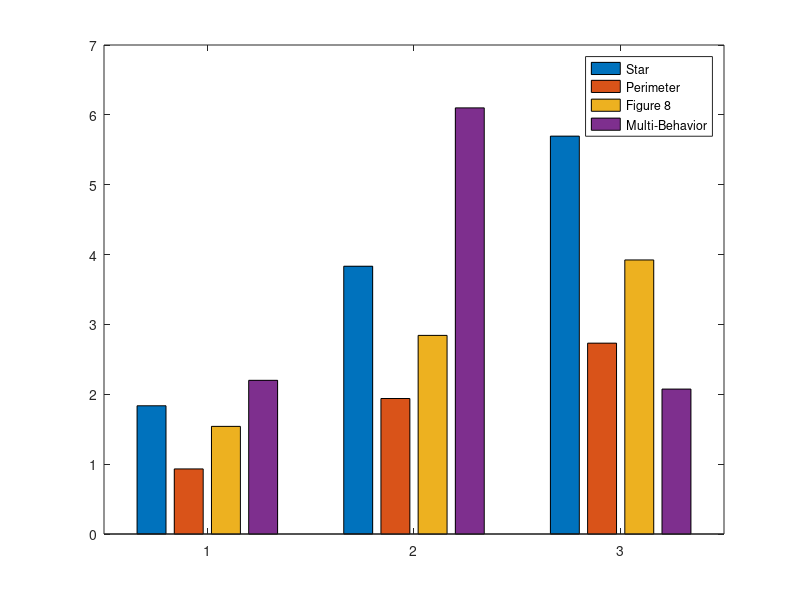

Source code (MATLAB): (Note: this script raises an error after producing the figure.)
clear all
close all

%---------------------------------------------------------------------%
% Code for plotting PEARL path following and power usage statistics. 
% 
% Statistics variables were calculated for various waypoint missions
% using the PEARL_waypoint_stats.m script. Does not need any log 
% files to run.
%---------------------------------------------------------------------%

%% Path Following Statistics Variables
%Total path length
path_length = [239.7 238.5 177.1 1330.4];

%Root mean square error statistics
rmse_mean = [1.8357 0.93154 1.5407 2.2];
rmse_std = [0.28842 0.30921 0.23041 0];
rmse_std_low = -rmse_std;
rmse_std_high = rmse_std;

%Max deviation from ideal path statistics
dev_mean = [3.8332 1.9396 2.8432 6.1];
dev_std = [0.67582 0.39587 0.36799 0];
dev_std_low = -dev_std;
dev_std_high = dev_std;

%Path length difference statistics
dist_mean = [13.6519 6.5158 6.9476 9.2*3]./path_length*100;
dist_std = [6.691 2.4787 4.1784 0];
dist_std_low = -dist_std;
dist_std_high = dist_std;

%Averages and high/low errors for plotting
path_means = [rmse_mean; dev_mean; dist_mean];
path_err_low = [rmse_std_low; dev_std_low; dist_std_low];
path_err_high = [rmse_std_high; dev_std_high; dist_std_high];

%% Power Usage Statistics Variables
%Energy generated statistics
e_used_mean = [2.38 2.72 2.32 1.98];
e_used_std = [0.0321 0.3164 0.1573 0];
e_used_std_low = -e_used_std;
e_used_std_high = e_used_std;

%Energy generated statistics
e_gen_mean = [2.42 1.77 0.88 1.14];
e_gen_std = [0.3564 0.36 0.3217 0];
e_gen_std_low = -e_gen_std;
e_gen_std_high = e_gen_std;

%Change in battery state of charge over the course of the mission
dBatt_mean = [0.01 -0.85 -1.39 -10.25];
dBatt_std = [0.3761 0.1465 0.1903 0];
dBatt_std_low = -dBatt_std;
dBatt_std_high = dBatt_std;

%Change in battery state of charge per hour without solar energy generation
wBatt_mean = [-11.19 -12.76 -10.88 -9.29];
wBatt_std = [0.1531 1.4835 0.7321 0];
wBatt_std_low = -wBatt_std;
wBatt_std_high = wBatt_std;

%Averages and high/low errors for plotting
power_means = [e_used_mean; e_gen_mean; dBatt_mean; wBatt_mean];
power_err_low = [e_used_std_low; e_gen_std_low; dBatt_std_low; wBatt_std_low];
power_err_high = [e_used_std_high; e_gen_std_high; dBatt_std_high; wBatt_std_high];

%% Path Following Statistics Plotting
figure(1)
xlabels = {'Mean RMSE';'Mean Max Deviation';'Mean Path Difference'}; 
b = bar(path_means);
colors = [0 .45 .7;.8 .4 0;0 .6 .5;.8 .6 .7];
l = cell(1,4);
l{1}='Star';l{2}='Perimeter';l{3}='Figure 8';l{4}='Multi-Behavior';
legend(b,l);
for i = 1:size(b,2)
   b(i).FaceColor = colors(i,:); 
end
set(gca,'xticklabel',xlabels)
ylabel('Distance [m]');
ylim([0 13])
grid on
hold on
ngroups = size(path_means, 1);
nbars = size(path_means, 2);
% Calculating the width for each bar group
groupwidth = min(0.8, nbars/(nbars + 1.5));
for i = 1:nbars
    x = (1:ngroups) - groupwidth/2 + (2*i-1) * groupwidth / (2*nbars);
    errorbar(x, path_means(:,i), path_err_low(:,i), path_err_high(:,i), 'k.', 'LineWidth',1,'HandleVisibility','off');
end
hold off
for i = 1:length(path_means)
    xtips = b(i).XEndPoints;
    ytips = b(i).YEndPoints + 0.6;
    ytips(2) = ytips(2) + 0.2;
    if i == 1
        ytips(2) = ytips(2) + 0.2;
    end
    labels = string(round(b(i).YData,1));
    text(xtips,ytips,labels,'BackgroundColor', 'White','HorizontalAlignment','center',...
        'VerticalAlignment','bottom')
end
title('Waypoint Pattern Track Statistics')

%% Power Usage Statistics Plotting
figure(2)
% xlabels = {'Mean Energy/min Consumed [Wh]';'Mean Energy/min Generated';'Mean Battery % Change';'Mean Battery % Change (no sun)'}; 
xlabels = {'';'';'';''}; 
b = bar(power_means);
colors = [0 .45 .7;.8 .4 0;0 .6 .5;.8 .6 .7];
l = cell(1,4);
l{1}='Star';l{2}='Perimeter';l{3}='Figure 8';l{4}='Multi-Behavior';
legend(b,l);
for i = 1:size(b,2)
   b(i).FaceColor = colors(i,:); 
end
set(gca,'xticklabel',xlabels)
ylabel('Distance [m]');
ylim([-15 8])
grid on
hold on
ngroups = size(power_means, 1);
nbars = size(power_means, 2);
% Calculating the width for each bar group
groupwidth = min(0.8, nbars/(nbars + 1.5));
for i = 1:nbars
    x = (1:ngroups) - groupwidth/2 + (2*i-1) * groupwidth / (2*nbars);
    errorbar(x, power_means(:,i), power_err_low(:,i), power_err_high(:,i), 'k.', 'LineWidth',1,'HandleVisibility','off');
end
hold off
for i = 1:length(power_means)
    xtips = b(i).XEndPoints;
    ytips = b(i).YEndPoints + 0.6;
    ytips(3:4) = 0.3;
    data = round(b(i).YData,1);
    for k = 1:length(data)
       if data(k)<=-10
          data(k) = round(data(k)); 
       end
    end
    labels = string(data);
    text(xtips,ytips,labels,'HorizontalAlignment','center',...
        'VerticalAlignment','bottom','FontSize',8)
end
title('Waypoint Pattern Power Statistics')
